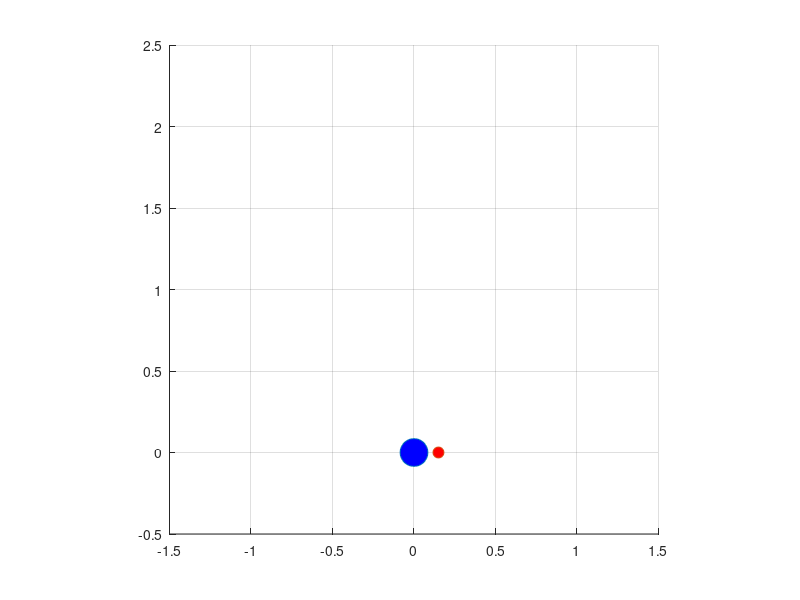

The MATLAB source for this figure: (Note: this script raises an error after producing the figure.)
clear;
close all;

dt = 0.03;%%時間刻み=離散時間Tsとして使用
Tfin = 3;%シミュレーション終了時間
t1 = [0:dt:Tfin];

u1 = ones(1,length(t1)) * 5;
u2 = ones(1,length(t1)) * 5;

si = zeros(length(t1),3);
si(1,:) = [0 0 0];%状態ξの初期値を設定

x = si(1,1) + 0.15 * cos(si(1,3));
y = si(1,2) + 0.15 * sin(si(1,3));

hold on;
axis equal;
grid on;

axis([-1.5 1.5 -0.5 2.5])

h = plot(si(1,1),si(1,2), 'o', 'MarkerSize' ,20, 'MarkerFaceColor', 'b');
h2 = plot(x,y,'o', 'MarkerSize' ,8, 'MarkerFaceColor', 'r');

for i = 1:length(t1)-1

    %θ(n),すなわち si(i+1,3) をx(n),y(n)の計算に使う
    si(i+1,3) = si(i,3) + u2(i) * dt;
    si(i+1,1) = si(i,1) + u1(i) * cos(si(i+1,3)) * dt;
    si(i+1,2) = si(i,2) + u1(i) * sin(si(i+1,3)) * dt;

    set(h, 'XData', si(i,1),'YData', si(i,2));
    set(h2, 'XData', si(i,1) + 0.15 * cos(si(i,3)),'YData', si(i,2) + 0.15 * sin(si(i,3)));

    drawnow;

    F = getframe(gcf);
    % RGBデータをインデックス付きデータに変更
    [X,map] = rgb2ind(F.cdata,256);
    if i==1
        pause(2)
        % GIFファイルに書き出し
        imwrite(X,map,'twowheels.gif')
    else
        % 2回目以降は'append'でアニメーションを作成
        imwrite(X,map,'twowheels.gif','WriteMode','append')
    end

end
